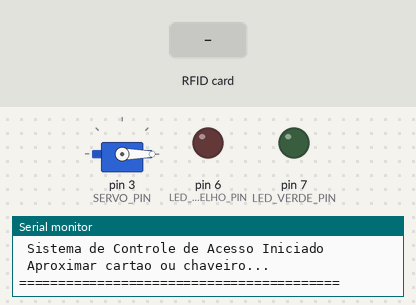
The sketch below on a simulated Arduino Uno, built with avr-gcc and run on an emulated ATmega328P. Shown: servo, output pins drawn as LEDs (lit = HIGH), the last lines printed to the serial monitor. The test bench sets the inputs (shaded band). Pins used as bus, display or sensor lines are not drawn.

Above: at 1.3 s.
1.4 s: RFID card 11 22 33 44 held to the reader
At 1.7 s:
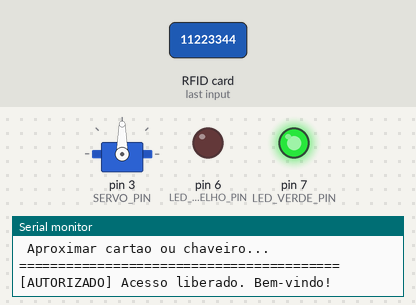
2.9 s: RFID card 5E 7A 19 C4 held to the reader
At 4.9 s:
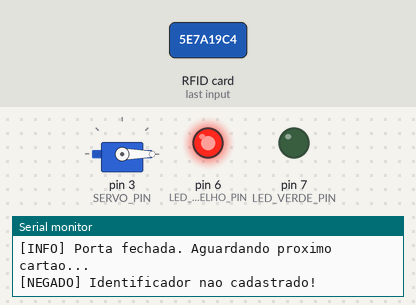
Timing chart, 0 to 7.9 s (numbered marks = the images above; inputs shaded):
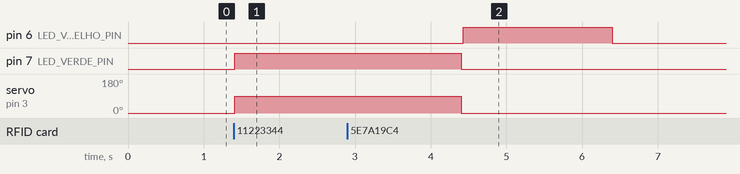

Measured:
- after the input at 1.4 s, pin 7 (LED_VERDE_PIN): LOW → HIGH at once; servo on pin 3 (SERVO_PIN): 0° → 90° at once
- after the input at 2.9 s, pin 6 (LED_VERMELHO_PIN): LOW → HIGH after 1.5 s, → LOW 2.0 s later

The sketch:

c_digo-projeto.ino
```cpp
#include <SPI.h>
#include <MFRC522.h>
#include <Servo.h>

// Definição de Pinos baseada na imagem do circuito do Wokwi
#define RST_PIN 9
#define SS_PIN 10
#define LED_VERDE_PIN 7
#define LED_VERMELHO_PIN 6
#define SERVO_PIN 3

MFRC522 mfrc522(SS_PIN, RST_PIN); // Instância do leitor RFID
Servo meuServo;                    // Instância do Servo Motor

// Máquina de Estados de Operação
enum Estados {
  ESTADO_AGUARDANDO,
  ESTADO_AUTORIZADO,
  ESTADO_NEGADO,
  ESTADO_BLOQUEADO // Diferencial: Bloqueio temporário por segurança após tentativas falhas
};

Estados estadoAtual = ESTADO_AGUARDANDO;

// Variáveis de Temporização (Sem uso de delay bloqueante)
unsigned long tempoAnterior = 0;
const unsigned long tempoAberto = 3000;   // Porta aberta por 3 segundos
const unsigned long tempoNegado = 2000;   // Alerta negado por 2 segundos
const unsigned long tempoBloqueio = 5000; // Bloqueio de segurança por 5 segundos

// Controle de Tentativas e Tratamento de Sinais
int tentativasInvalidas = 0;
const int maxTentativas = 3;

// Definição do UID do Cartão/Chaveiro Autorizado
// (Ajuste conforme o cartão que você escolher no Wokwi, ex: Cartão Verde)
byte tagAutorizada[4] = { 0x11, 0x22, 0x33, 0x44 };

void setup() {
  Serial.begin(9600);
  SPI.begin();          // Inicializa barramento SPI
  mfrc522.PCD_Init();   // Inicializa leitor MFRC522

  pinMode(LED_VERDE_PIN, OUTPUT);
  pinMode(LED_VERMELHO_PIN, OUTPUT);

  meuServo.attach(SERVO_PIN);
  meuServo.write(0); // Posição inicial: Tranca fechada (0 graus)

  digitalWrite(LED_VERDE_PIN, LOW);
  digitalWrite(LED_VERMELHO_PIN, LOW);

  Serial.println("=========================================");
  Serial.println(" Sistema de Controle de Acesso Iniciado ");
  Serial.println(" Aproximar cartao ou chaveiro...");
  Serial.println("=========================================");
}

void loop() {
  unsigned long tempoAtual = millis();

  // Tratamento de falha: Verifica se o leitor RFID está conectado corretamente
  byte versaoLeitor = mfrc522.PCD_ReadRegister(mfrc522.VersionReg);
  if (versaoLeitor == 0x00 || versaoLeitor == 0xFF) {
    Serial.println("ERRO CRITICO: Leitor RFID desconectado ou com falha de comunicacao!");
    // Pisca o LED vermelho rapidamente para indicar pane no hardware
    digitalWrite(LED_VERMELHO_PIN, (tempoAtual / 250) % 2);
    digitalWrite(LED_VERDE_PIN, LOW);
    return; // Interrompe o ciclo atual até que o hardware retorne
  }

  // Execução da Máquina de Estados Principal
  switch (estadoAtual) {

    case ESTADO_AGUARDANDO:
      digitalWrite(LED_VERDE_PIN, LOW);
      digitalWrite(LED_VERMELHO_PIN, LOW);

      // Verifica se há um novo cartão presente e realiza a leitura do UID com estabilidade
      if (mfrc522.PICC_IsNewCardPresent() && mfrc522.PICC_ReadCardSerial()) {

        // Compara o UID lido com o UID autorizado cadastrado
        if (compararUID(mfrc522.uid.uidByte, tagAutorizada)) {
          Serial.println("[AUTORIZADO] Acesso liberado. Bem-vindo!");
          tentativasInvalidas = 0; // Reseta as tentativas falhas após sucesso
          meuServo.write(90);      // Abre o servo motor (90 graus)
          digitalWrite(LED_VERDE_PIN, HIGH);
          tempoAnterior = tempoAtual;
          estadoAtual = ESTADO_AUTORIZADO;
        } else {
          Serial.println("[NEGADO] Identificador nao cadastrado!");
          digitalWrite(LED_VERMELHO_PIN, HIGH);
          tentativasInvalidas++;
          tempoAnterior = tempoAtual;

          // Diferencial: Entra em modo de bloqueio se exceder o limite de erros
          if (tentativasInvalidas >= maxTentativas) {
            Serial.println("[SEGURANCA] Muitas falhas consecutivas! Sistema temporariamente bloqueado.");
            estadoAtual = ESTADO_BLOQUEADO;
          } else {
            estadoAtual = ESTADO_NEGADO;
          }
        }
        mfrc522.PICC_HaltA(); // Encerra a comunicação com o cartão atual para evitar leituras repetidas
      }
      break;

    case ESTADO_AUTORIZADO:
      // Mantém a porta aberta e o LED verde ligado sem travar o código (sem delay)
      if (tempoAtual - tempoAnterior >= tempoAberto) {
        meuServo.write(0); // Retorna o servo para a posição trancada (0 graus)
        digitalWrite(LED_VERDE_PIN, LOW);
        estadoAtual = ESTADO_AGUARDANDO;
        Serial.println("[INFO] Porta fechada. Aguardando proximo cartao...");
      }
      break;

    case ESTADO_NEGADO:
      // Mantém o LED vermelho aceso pelo tempo estipulado sem usar delay
      if (tempoAtual - tempoAnterior >= tempoNegado) {
        digitalWrite(LED_VERMELHO_PIN, LOW);
        estadoAtual = ESTADO_AGUARDANDO;
        Serial.println("[INFO] Aguardando proximo cartao...");
      }
      break;

    case ESTADO_BLOQUEADO:
      // Diferencial: Pisca o LED vermelho em alerta contínuo durante o bloqueio de segurança
      digitalWrite(LED_VERMELHO_PIN, (tempoAtual / 500) % 2);

      // Libera o bloqueio após o tempo estipulado
      if (tempoAtual - tempoAnterior >= tempoBloqueio) {
        digitalWrite(LED_VERMELHO_PIN, LOW);
        tentativasInvalidas = 0;
        estadoAtual = ESTADO_AGUARDANDO;
        Serial.println("[INFO] Bloqueio encerrado. Sistema normalizado.");
      }
      break;
  }
}

// Função auxiliar para comparar bytes do UID do cartão lido com o cadastrado
bool compararUID(byte *uidLido, byte *uidAutorizado) {
  for (byte i = 0; i < 4; i++) {
    if (uidLido[i] != uidAutorizado[i]) {
      return false;
    }
  }
  return true;
}
```
